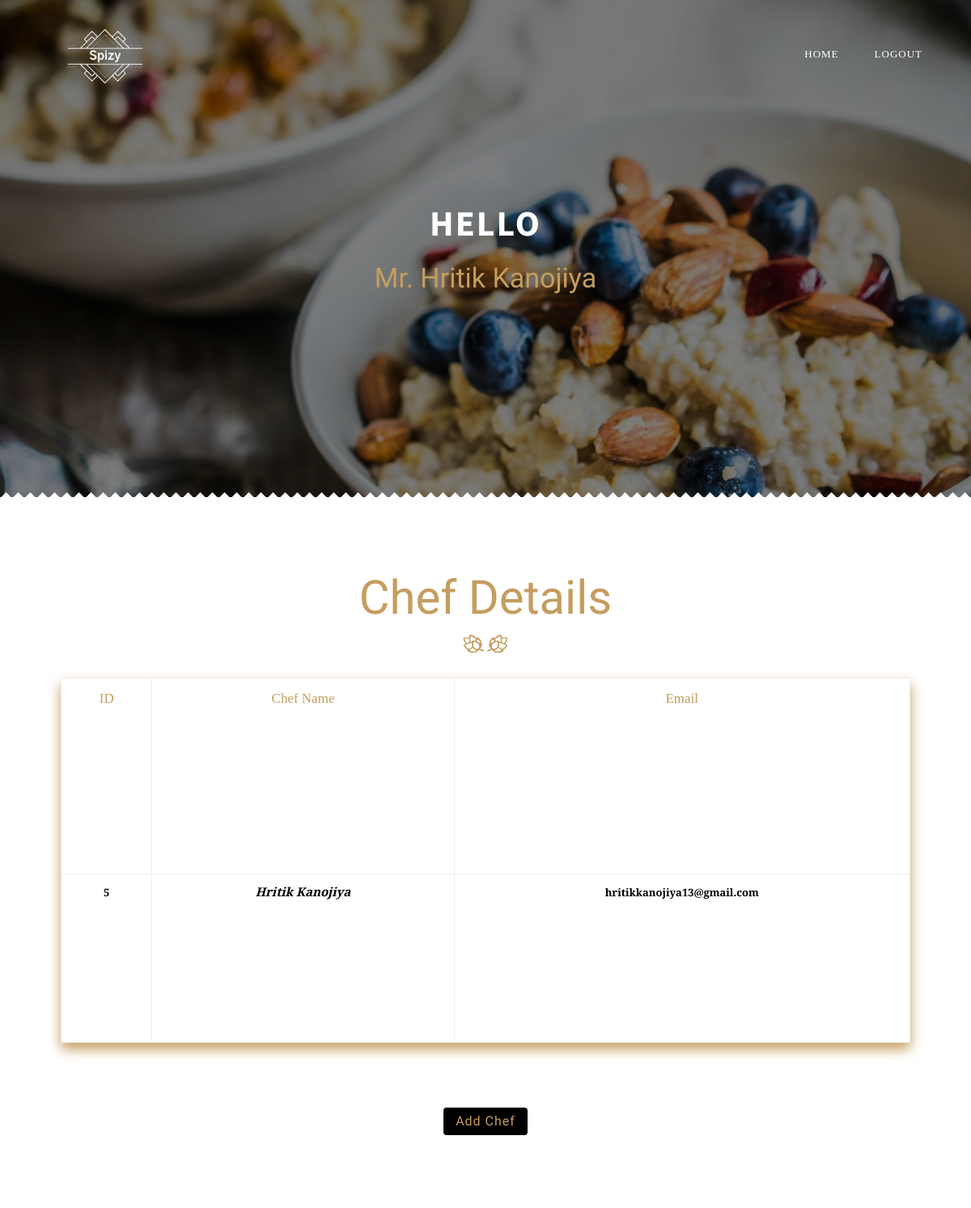
Screenshot of /admin/manage_chef.php (signed in) with the database file from the repository.
### tables this page shows
CREATE TABLE `admin_data` (
  `id` int(50) NOT NULL,
  `name` varchar(100) NOT NULL,
  `email` varchar(100) NOT NULL,
  `password` varchar(100) NOT NULL
);

CREATE TABLE `chef_data` (
  `id` int(50) NOT NULL,
  `name` varchar(100) NOT NULL,
  `email` varchar(100) NOT NULL,
  `password` varchar(100) NOT NULL
);

### admin/manage_chef.php (the view, shortened to what this page needs)
<?php
if($_SESSION['admin_active'] == True)
{
    $admin_active_id = $_SESSION['admin_active_id'];
}else
{
    $admin_active = "False";
}
include('../php/db_connect.php');
if($_SESSION['admin_active'] == True){
$chef_details = mysqli_query($spizy_db_con,"SELECT * FROM chef_data");
}
?>
<!DOCTYPE HTML>
<html lang="en">
<head>
    <link href="https://cdn.jsdelivr.net/npm/bootstrap@5.0.0-beta1/dist/css/bootstrap.min.css" rel="stylesheet">
    <link rel="stylesheet" href="https://cdnjs.cloudflare.com/ajax/libs/font-awesome/5.15.2/css/all.min.css" />
    <link rel="stylesheet" href="https://getdatepicker.com/5-4/theme/css/tempusdominus-bootstrap-4.css">
    <link type="text/css" rel="stylesheet" href="../css/reset.css">
    <link type="text/css" rel="stylesheet" href="../css/plugins.css">
    <link type="text/css" rel="stylesheet" href="../css/style.css">
    <link type="text/css" rel="stylesheet" href="../css/color.css">
</head>
<body>
        <?php include('loader.php')?>
    <div id="main">
        <header>
            <div class="header-inner">
                <div class="container">
                    <div class="logo-holder">
                        <a href="index.php">
                            <img src="../images/logo.jpg" class="respimg logo-vis" alt="">
                        </a>
                    </div>
                    <div class="nav-holder" style="margin-top: 20px;">
                        <nav>
                            <ul>
                                <?php
                                    if($_SESSION['admin_active'] == True)
                                    {
                                        echo "<li><a href='index.php'>Home</a></li>";
                                        echo "<li><a href='logout.php'>Logout</a></li>";
                                    }
                                ?>
                            </ul>
                        </nav>
                    </div>
                </div>
            </div>
        </header>
        <div id="wrapper">
            <div class="content">
                <section class="parallax-section header-section">
                    <div class="bg bg-parallax" style="background-image:url(../images/bg/32.jpg)"
                        data-top-bottom="transform: translateY(300px);"
                        data-bottom-top="transform: translateY(-300px);"></div>
                    <div class="overlay"></div>
                    <div class="container">
                        <h2>Hello</h2>
                        <h3>
                            <?php $query = mysqli_query($spizy_db_con,"SELECT * FROM admin_data WHERE id = '$admin_active_id'");
                            $dummy_array = mysqli_fetch_array($query);
                            if($dummy_array > 0){
                                echo $dummy_array['name'];
                            }else{
                                echo "Not Found";
                            } ?>
                        </h3>
                    </div>
                </section>
                <section style="max-height:1000px;">
                    <div class="triangle-decor"></div>
                    <div class="container">
                    <div class="section-title">
                        <h3>Chef Details</h3>
                        <div class="separator color-separator"></div>
                    </div>
                        <table class="table table-border rounded-3 checkout-table" style="box-shadow: 0 .5rem 1rem rgb(197 157 95)!important; max-width: 1050px; float: none; margin: auto;">
                            <tbody style="padding:50px 0px;height: 450px;overflow: auto;">
                                <tr>
                                    <th class="cart_table_desc">ID</th>
                                    <th class="cart_table_desc">Chef Name</th>
                                    <th class="cart_table_desc">Email</th>
                                    <?php
                                        if($_SESSION['admin_active'] == True){
                                        $response = '';
                                        while ($chef_details_array = mysqli_fetch_array($chef_details)){
                                        $response .=
                                        '<tr>
                                            <td>
                                                <h5 class="order-money">'.$chef_details_array['id'].'</h5>
                                            </td>
                                            <td>
                                                <h5 class="product-name">'.$chef_details_array['name'].'</h5>
                                            </td>
                                            <td>
                                                <h5 class="order-money">'.$chef_details_array['email'].'</h5>
                                            </td>
                                        </tr>';
                                        }
                                        echo $response;
                                    }
                                ?>
                                </tr>
                            </tbody>
                        </table>
                    </div>
            <button type="button" class="btn custom-button-sm" onclick= "$('#add_chef_modal').modal('show')"style="margin-top:80px;">Add Chef</button>
                </section>
            </div>
        </div>
    </div>
</body>
</html>

### css/plugins.css (style rules this page uses)
@media (min-width:768px) { .container { width:750px } }
@media (min-width:992px) { .container { width:970px } }
@media (min-width:1200px) { .container { width:1170px } }
.clearfix:before,.clearfix:after,.container:before,.container:after,.container-fluid:before,.container-fluid:after,.row:before,.row:after { content:" ";display:table }
.clearfix:after,.container:after,.container-fluid:after,.row:after { clear:both }

### css/color.css (style rules this page uses)
.nav-separator:before , .nav-separator:after , nav:after , .bold-separator:before , .bold-separator:after , #submit:hover , .to-top-holder:before , .ic__days .ic__day_state_current , .ic__days .ic__day_state_selected , .ic__days .ic__day:hover , .scroll-nav li a.actscroll:before , .scroll-nav ul:before, .scroll-nav ul:after , footer:after , .hot-desc , .content-pagination a.current-page , .content-pagination a:hover , .shopping-cart-link-count , .quantity input.qty , .order-count , .hero-title h4:before , .hero-title h4:after , .current-page , .pagination a:hover { background:#C59D5F; }
nav li a.act-link , nav li a:hover , .nav-social h3 , .nav-social li a:hover , .parallax-section h3 , .section-title h3 , .team-slider h3 , #submit , .to-top , #submit-res , .link , .tooltip , .hero-link a:hover , .to-top-holder p span , #twitter-feed li a , .twitter-holder .customNavigation a:hover , #subscribe .subscribe-button , .twitter-holder .customNavigation a.twit-link , .footer-social h3 , .footer-contacts li a:hover , .footer-social ul li a:hover , .subscribe-message i , .section-icon , .testimonials-holder h4 a , .chefinfo , .team-social li a:hover , .team-modal h5 , .popup-modal-dismiss:hover , .promotion-price , .big-number a , .testimonials-holder .customNavigation a:hover , .testimonials-slider ul li , .menu-item a:hover , .product-cats li a , .product-price a , .shopping-cart-link , .subnav a:hover span , .product-rating , .product-item-price span , .quantity a , .product-meta span a , .tabs-menu .current a , .order-money , .product-name a:hover , .product-name , .coupon-holder button:hover , .cart-totals button , .search-submit , .post-tags li a:hover, .tagcloud li a:hover , .post-link:hover , .slides-navigation a:hover , .post-meta i , .gallery-filters a.gallery-filter-active , .box-item i , .fullheight-carousel-holder .customNavigation a:hover , .carousel-link-holder h4 , #success_page p strong { color:#C59D5F; }

### admin/loader.php (style rules this page uses)
body { background-color: rgb(0, 0, 0); }

### rows the page displays
admin_data: name "Mr. Hritik Kanojiya"
chef_data: id "5", name "Hritik Kanojiya", email "hritikkanojiya13@gmail.com"
